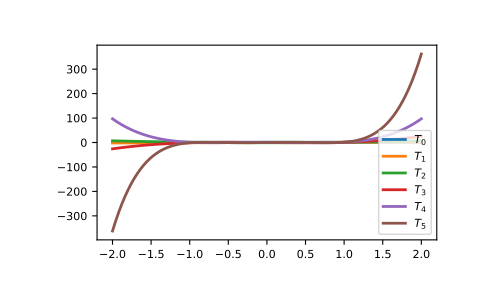

The Python source for this figure:
import matplotlib.pyplot as plt
from numpy.polynomial import Chebyshev as T
x = np.linspace(-2, 2, 100)
for i in range(6): ax = plt.plot(x, T.basis(i)(x), lw=2, label="$T_%d$"%i)
# ...
plt.legend(loc="lower right")
# <matplotlib.legend.Legend object at 0x3b3ee10>
plt.show()
